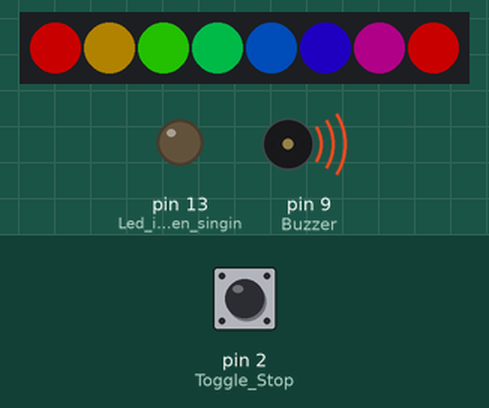
Recording of a sketch running on a simulated Arduino Uno, built with avr-gcc and run on an emulated ATmega328P. Parts: 8 RGB LEDs in strip order, left to right, output pins drawn as LEDs (lit = HIGH), buzzer (waves = sounding). The inputs (shaded band) are chosen by the test bench; at power-on: pin 2 (Toggle_Stop) LOW. Dim RGB values are drawn brighter than linear; pins used as bus, display or sensor lines are not drawn.

Above: at 1.26 s.
1.3 s: pin 2 (Toggle_Stop) pulled HIGH for 1 s
At 1.86 s:
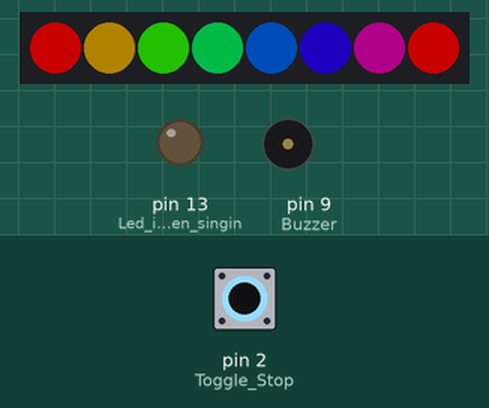
At 4.0 s:
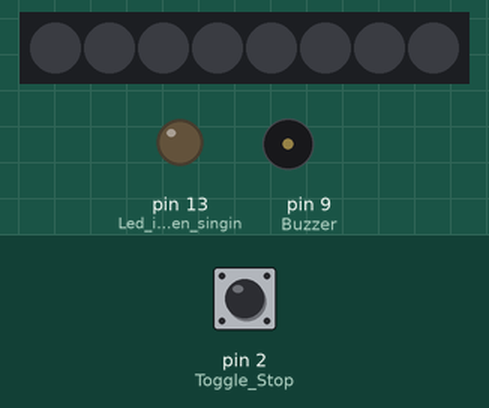
4.1 s: pin 2 (Toggle_Stop) pulled HIGH for 3.2 s
At 8.26 s:
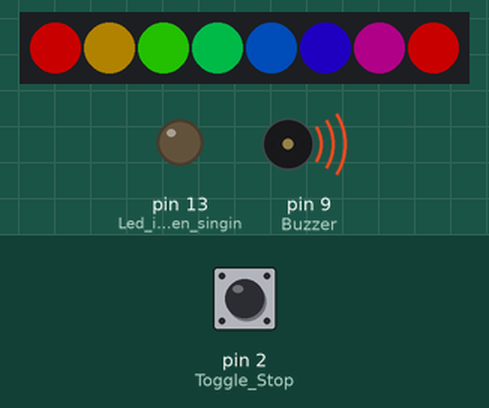
Timing chart, 0 to 14.8 s (numbered marks = the images above; inputs shaded):
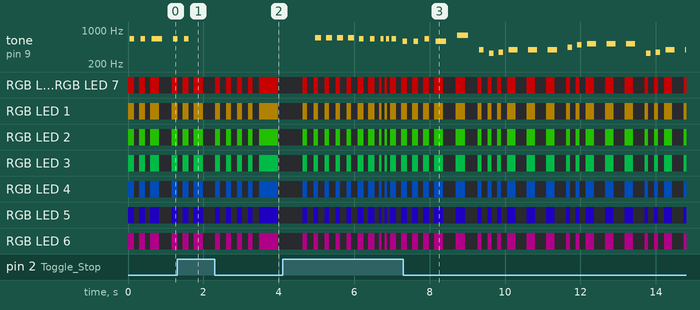

The sketch:

xmas.ino
```cpp
/*
  Arduino Christmas Songs

  Based on a project and code by Dipto Pratyaksa, updated on 31/3/13

  Modified for Christmas by Joshi, on Dec 17th, 2017.
*/
#include <Adafruit_NeoPixel.h>
#include "pitches.h"
#include "utilities.h"

#define melodyPin 9

Adafruit_NeoPixel strip = Adafruit_NeoPixel(8, 6, NEO_GRB + NEO_KHZ800); //8 LEDS,

// Jingle Bells

int melody[] = {
  NOTE_E5, NOTE_E5, NOTE_E5,
  NOTE_E5, NOTE_E5, NOTE_E5,
  NOTE_E5, NOTE_G5, NOTE_C5, NOTE_D5,
  NOTE_E5,
  NOTE_F5, NOTE_F5, NOTE_F5, NOTE_F5,
  NOTE_F5, NOTE_E5, NOTE_E5, NOTE_E5, NOTE_E5,
  NOTE_E5, NOTE_D5, NOTE_D5, NOTE_E5,
  NOTE_D5, NOTE_G5
};

int tempo[] = {
  8, 8, 4,
  8, 8, 4,
  8, 8, 8, 8,
  2,
  8, 8, 8, 8,
  8, 8, 8, 16, 16,
  8, 8, 8, 8,
  4, 4
};

// We wish you a merry Christmas

int wish_melody[] = {
  NOTE_B3,
  NOTE_F4, NOTE_F4, NOTE_G4, NOTE_F4, NOTE_E4,
  NOTE_D4, NOTE_D4, NOTE_D4,
  NOTE_G4, NOTE_G4, NOTE_A4, NOTE_G4, NOTE_F4,
  NOTE_E4, NOTE_E4, NOTE_E4,
  NOTE_A4, NOTE_A4, NOTE_B4, NOTE_A4, NOTE_G4,
  NOTE_F4, NOTE_D4, NOTE_B3, NOTE_B3,
  NOTE_D4, NOTE_G4, NOTE_E4,
  NOTE_F4
};

int wish_tempo[] = {
  4,
  4, 8, 8, 8, 8,
  4, 4, 4,
  4, 8, 8, 8, 8,
  4, 4, 4,
  4, 8, 8, 8, 8,
  4, 4, 8, 8,
  4, 4, 4,
  2
};

// Santa Claus is coming to town

int santa_melody[] = {
  NOTE_G4,
  NOTE_E4, NOTE_F4, NOTE_G4, NOTE_G4, NOTE_G4,
  NOTE_A4, NOTE_B4, NOTE_C5, NOTE_C5, NOTE_C5,
  NOTE_E4, NOTE_F4, NOTE_G4, NOTE_G4, NOTE_G4,
  NOTE_A4, NOTE_G4, NOTE_F4, NOTE_F4,
  NOTE_E4, NOTE_G4, NOTE_C4, NOTE_E4,
  NOTE_D4, NOTE_F4, NOTE_B3,
  NOTE_C4
};

int santa_tempo[] = {
  8,
  8, 8, 4, 4, 4,
  8, 8, 4, 4, 4,
  8, 8, 4, 4, 4,
  8, 8, 4, 2,
  4, 4, 4, 4,
  4, 2, 4,
  1
};

int switchOne = 0;
int switchTwo = 0;
int switchThree = 0;

uint32_t Wheel(byte WheelPos) {
  //WheelPos da 0 a 255 [0 ; 2^8 -1]
  WheelPos = 255 - WheelPos;
  if(WheelPos < 85) {
    return strip.Color(255 - WheelPos * 3, 0, WheelPos * 3);
  }
  if(WheelPos < 170) {
    WheelPos -= 85;
    return strip.Color(0, WheelPos * 3, 255 - WheelPos * 3);
  }
  WheelPos -= 170;
  return strip.Color(WheelPos * 3, 255 - WheelPos * 3, 0);
}
void accensione_contemporanea_con_colori_diversi(uint16_t wait)
{

  for(uint16_t i=0; i<strip.numPixels(); i++) {
    //mappatura id-pixel [0-strip.numPixels()-1] in range [0-255] dello spazio dei colori RGB
    uint8_t rgb = (uint8_t)map(i, 0, strip.numPixels()-1, 0, 255);
    strip.setPixelColor(i, Wheel(rgb));
  }
  strip.show();
  if(wait>0)
    delay(wait);
}

int g_song = 1;
bool g_music_play=true;
TON g_ton(false,100);
R_TRIG g_rtrig(false);

void setup(void) {
  pinMode(9, OUTPUT); // Buzzer
  pinMode(13, OUTPUT); // Led indicator when singing a note
  pinMode(2, INPUT); // Toggle Stop/Play Audio Buzzer

  //SETUP LEDS NEOPIXELS
  strip.begin();
  strip.setBrightness(100); //[0-255]
  strip.clear(); // metti ad off tutti i leds
  strip.show(); // Initialize all pixels to 'off'
}

void check_for_stop_music()
{
    bool toggle_stop_play_music = digitalRead(2);
    g_ton.run(toggle_stop_play_music);
    g_rtrig.call(g_ton.q);
    if(g_rtrig.getQ())
    {
      g_music_play = !g_music_play;
    }
}

void loop() {


  sing(g_song);
}


void sing(int& song) {
  // iterate over the notes of the melody:
  if (song == 3) {
    Serial.println(" 'We wish you a Merry Christmas'");
    int size = sizeof(wish_melody) / sizeof(int);
    for (int thisNote = 0; thisNote < size; thisNote++) {

      // to calculate the note duration, take one second
      // divided by the note type.
      //e.g. quarter note = 1000 / 4, eighth note = 1000/8, etc.
      int noteDuration = 1000 / wish_tempo[thisNote];

      buzz(melodyPin, wish_melody[thisNote], noteDuration);

      // to distinguish the notes, set a minimum time between them.
      // the note's duration + 30% seems to work well:
      int pauseBetweenNotes = noteDuration * 1.30;
      delay(pauseBetweenNotes);

      // stop the tone playing:
      buzz(melodyPin, 0, noteDuration);

    }
  } else if (song == 2) {
    Serial.println(" 'Santa Claus is coming to town'");
    int size = sizeof(santa_melody) / sizeof(int);
    for (int thisNote = 0; thisNote < size; thisNote++) {

      // to calculate the note duration, take one second
      // divided by the note type.
      //e.g. quarter note = 1000 / 4, eighth note = 1000/8, etc.
      int noteDuration = 900 / santa_tempo[thisNote];

      buzz(melodyPin, santa_melody[thisNote], noteDuration);

      // to distinguish the notes, set a minimum time between them.
      // the note's duration + 30% seems to work well:
      int pauseBetweenNotes = noteDuration * 1.30;
      delay(pauseBetweenNotes);

      // stop the tone playing:
      buzz(melodyPin, 0, noteDuration);

    }
  } else {

    Serial.println(" 'Jingle Bells'");
    int size = sizeof(melody) / sizeof(int);
    for (int thisNote = 0; thisNote < size; thisNote++) {

      // to calculate the note duration, take one second
      // divided by the note type.
      //e.g. quarter note = 1000 / 4, eighth note = 1000/8, etc.
      int noteDuration = 1000 / tempo[thisNote];

      buzz(melodyPin, melody[thisNote], noteDuration);

      // to distinguish the notes, set a minimum time between them.
      // the note's duration + 30% seems to work well:
      int pauseBetweenNotes = noteDuration * 1.30;
      delay(pauseBetweenNotes);

      // stop the tone playing:
      buzz(melodyPin, 0, noteDuration);

    }
  }

  ++song;
  if(song>3)
  {
    song=1;
  }

}

void buzz(int targetPin, long frequency, long length) {
  //digitalWrite(13, HIGH);
  accensione_contemporanea_con_colori_diversi(0);
  check_for_stop_music();
  long delayValue = 1000000 / frequency / 2; // calculate the delay value between transitions
  //// 1 second's worth of microseconds, divided by the frequency, then split in half since
  //// there are two phases to each cycle
  long numCycles = frequency * length / 1000; // calculate the number of cycles for proper timing
  //// multiply frequency, which is really cycles per second, by the number of seconds to
  //// get the total number of cycles to produce
  for (long i = 0; i < numCycles; i++) { // for the calculated length of time...
    if (g_music_play)
      digitalWrite(targetPin, HIGH); // write the buzzer pin high to push out the diaphram
    delayMicroseconds(delayValue); // wait for the calculated delay value
    if (g_music_play)
      digitalWrite(targetPin, LOW); // write the buzzer pin low to pull back the diaphram
    delayMicroseconds(delayValue); // wait again or the calculated delay value
  }
  //digitalWrite(13, LOW);
  //spegni tutti i leds
  strip.clear();
  strip.show();

}
```

pitches.h
```cpp
/*************************************************

Public Constants
*************************************************/
#define NOTE_B0 31
#define NOTE_C1 33
#define NOTE_CS1 35
#define NOTE_D1 37
#define NOTE_DS1 39
#define NOTE_E1 41
#define NOTE_F1 44
#define NOTE_FS1 46
#define NOTE_G1 49
#define NOTE_GS1 52
#define NOTE_A1 55
#define NOTE_AS1 58
#define NOTE_B1 62
#define NOTE_C2 65
#define NOTE_CS2 69
#define NOTE_D2 73
#define NOTE_DS2 78
#define NOTE_E2 82
#define NOTE_F2 87
#define NOTE_FS2 93
#define NOTE_G2 98
#define NOTE_GS2 104
#define NOTE_A2 110
#define NOTE_AS2 117
#define NOTE_B2 123
#define NOTE_C3 131
#define NOTE_CS3 139
#define NOTE_D3 147
#define NOTE_DS3 156
#define NOTE_E3 165
#define NOTE_F3 175
#define NOTE_FS3 185
#define NOTE_G3 196
#define NOTE_GS3 208
#define NOTE_A3 220
#define NOTE_AS3 233
#define NOTE_B3 247
#define NOTE_C4 262
#define NOTE_CS4 277
#define NOTE_D4 294
#define NOTE_DS4 311
#define NOTE_E4 330
#define NOTE_F4 349
#define NOTE_FS4 370
#define NOTE_G4 392
#define NOTE_GS4 415
#define NOTE_A4 440
#define NOTE_AS4 466
#define NOTE_B4 494
#define NOTE_C5 523
#define NOTE_CS5 554
#define NOTE_D5 587
#define NOTE_DS5 622
#define NOTE_E5 659
#define NOTE_F5 698
#define NOTE_FS5 740
#define NOTE_G5 784
#define NOTE_GS5 831
#define NOTE_A5 880
#define NOTE_AS5 932
#define NOTE_B5 988
#define NOTE_C6 1047
#define NOTE_CS6 1109
#define NOTE_D6 1175
#define NOTE_DS6 1245
#define NOTE_E6 1319
#define NOTE_F6 1397
#define NOTE_FS6 1480
#define NOTE_G6 1568
#define NOTE_GS6 1661
#define NOTE_A6 1760
#define NOTE_AS6 1865
#define NOTE_B6 1976
#define NOTE_C7 2093
#define NOTE_CS7 2217
#define NOTE_D7 2349
#define NOTE_DS7 2489
#define NOTE_E7 2637
#define NOTE_F7 2794
#define NOTE_FS7 2960
#define NOTE_G7 3136
#define NOTE_GS7 3322
#define NOTE_A7 3520
#define NOTE_AS7 3729
#define NOTE_B7 3951
#define NOTE_C8 4186
#define NOTE_CS8 4435
#define NOTE_D8 4699
#define NOTE_DS8 4978
```

utilities.h
```cpp
#pragma once


class TimerC {

  private:
        unsigned long _start_time;
        unsigned long _elapsed_time;

  public:
      TimerC()
      {
        _start_time = 0;
        _elapsed_time = 0;
      }

      void start()
      {
        if(_start_time != 0)
        {
          return;
        }
        _start_time = millis();
      }

      unsigned long getET()
      {
        //in millisecondi
        _elapsed_time = millis() - _start_time;
        return _elapsed_time;
      }
      double getETSec()
      {
        unsigned long et_milli =  getET();
        return et_milli/1000.0;
      }
      void reset()
      {
        _start_time = millis();
        _elapsed_time = 0;
      }
      void stop_()
      {
        if(_start_time == 0)
        {
          return;
        }
        _start_time = 0;
        _elapsed_time = 0;

      }
};


class R_TRIG
{
    private:
      bool state;
      bool state_old;
      bool q;
    public:
      bool getQ()
      {
          return q;
      }

      R_TRIG(bool init)
      {
          q = false;
          state = init;
          state_old = init;
      }
      bool call(bool _in)
      {
          state = _in;
          if (state && !state_old)
          {
              //fronte di salita
              q = true;
          }
          else
          {
              q = false;
          }
          state_old = state;
          return q;
      }
};

class Debouncer
{
	private:
		bool buttonState;             // the current reading from the input pin
		bool lastButtonState;   // the previous reading from the input pin
		uint64_t lastDebounceTime = 0;  // the last time the output pin was toggled
		uint64_t debounceDelay;    //[ms] the debounce time; increase if the output flickers
	public:
		Debouncer(bool ButtonStateInit=false, unsigned long delay_ms=50)
		{
			lastButtonState = ButtonStateInit;
			buttonState = ButtonStateInit;
			debounceDelay = delay_ms;
		}
		bool run(int reading)
		{
			// check to see if you just pressed the button
			// (i.e. the input went from LOW to HIGH), and you've waited long enough
			// since the last press to ignore any noise:

			// If the switch changed, due to noise or pressing:
			if (reading != lastButtonState) {
				// reset the debouncing timer
				lastDebounceTime = millis();
			}
			if ((millis() - lastDebounceTime) > debounceDelay)
			{
				// whatever the reading is at, it's been there for longer than the debounce
				// delay, so take it as the actual current state:

				// if the button state has changed:
				if (reading != buttonState)
				{
					buttonState = reading;
				}
  			}
			// save the reading. Next time through the loop, it'll be the lastButtonState:
  			lastButtonState = reading;
			return buttonState;
		}

};

class TON
{
	private:
		TimerC* _timer;
		R_TRIG* _fs, *_fd;
	public:
		bool q;
		uint64_t pt_ms;

	public:
		TON(bool in_=false, uint64_t pt_ms_ = 50)
		{
			pt_ms=pt_ms_;
			_timer = new TimerC();
			_fs = new R_TRIG(in_);
			_fd = new R_TRIG(in_);
			_timer->start();
		}
		bool run(bool in_)
		{
			if ( _fs->call(in_) )
			{
				//sul fronte di salita del ingresso
				_timer->reset();
			}

			if ( _fd->call(in_==false) )
			{
				//sul fronte di discesa del ingresso
				_timer->reset();
			}

			if (in_ && _timer->getET()>=pt_ms)
			{
				q=true;
			}
			else
			{
				q=false;
			}
			return q;

		}

		~TON()
		{
			delete _timer;
			delete _fs;
			delete _fd;
		}
};
```

Measured:
- after the input at 1.3 s, tone on pin 9 (Buzzer): goes on until 1.6 s, then stays silent
- after the input at 4.1 s, tone on pin 9 (Buzzer): plays 694 Hz for 0.16 s, 694 Hz for 0.16 s, 694 Hz for 0.16 s, 694 Hz for 0.16 s, 656 Hz for 0.12 s, 656 Hz for 0.12 s … (29 notes in this stretch), starting after 0.87 s
